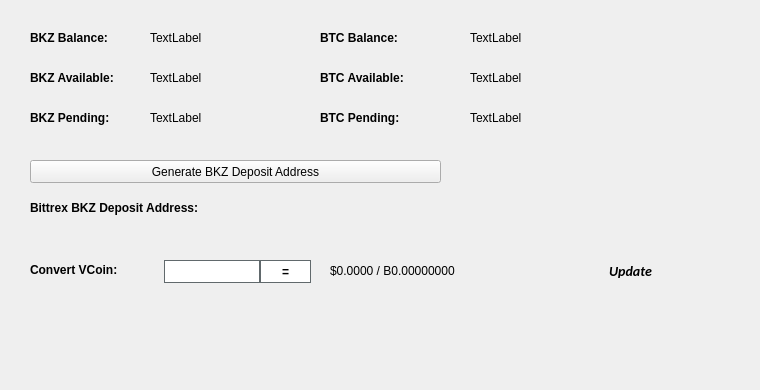
   <widget class="QWidget" name="BalanceTab">
    <attribute name="title">
     <string>Balance</string>
    </attribute>
    <widget class="QLabel" name="BitcoinBalanceLabel">
     <property name="geometry">
      <rect>
       <x>470</x>
       <y>30</y>
       <width>150</width>
       <height>16</height>
      </rect>
     </property>
     <property name="text">
      <string>TextLabel</string>
     </property>
    </widget>
    <widget class="QLabel" name="BKZBalanceLabel">
     <property name="geometry">
      <rect>
       <x>150</x>
       <y>30</y>
       <width>150</width>
       <height>16</height>
      </rect>
     </property>
     <property name="text">
      <string>TextLabel</string>
     </property>
    </widget>
    <widget class="QLabel" name="label_11">
     <property name="geometry">
      <rect>
       <x>30</x>
       <y>30</y>
       <width>101</width>
       <height>16</height>
      </rect>
     </property>
     <property name="font">
      <font>
       <weight>75</weight>
       <bold>true</bold>
      </font>
     </property>
     <property name="text">
      <string>BKZ Balance:</string>
     </property>
    </widget>
    <widget class="QLabel" name="label_12">
     <property name="geometry">
      <rect>
       <x>320</x>
       <y>30</y>
       <width>101</width>
       <height>16</height>
      </rect>
     </property>
     <property name="font">
      <font>
       <weight>75</weight>
       <bold>true</bold>
      </font>
     </property>
     <property name="text">
      <string>BTC Balance:</string>
     </property>
    </widget>
    <widget class="QLabel" name="BKZAvailableLabel_2">
     <property name="geometry">
      <rect>
       <x>150</x>
       <y>70</y>
       <width>150</width>
       <height>16</height>
      </rect>
     </property>
     <property name="text">
      <string>TextLabel</string>
     </property>
    </widget>
    <widget class="QLabel" name="label_13">
     <property name="geometry">
      <rect>
       <x>30</x>
       <y>70</y>
       <width>111</width>
       <height>16</height>
      </rect>
     </property>
     <property name="font">
      <font>
       <weight>75</weight>
       <bold>true</bold>
      </font>
     </property>
     <property name="text">
      <string>BKZ Available:</string>
     </property>
    </widget>
    <widget class="QLabel" name="label_14">
     <property name="geometry">
      <rect>
       <x>30</x>
       <y>110</y>
       <width>101</width>
       <height>16</height>
      </rect>
     </property>
     <property name="font">
      <font>
       <weight>75</weight>
       <bold>true</bold>
      </font>
     </property>
     <property name="text">
      <string>BKZ Pending:</string>
     </property>
    </widget>
    <widget class="QLabel" name="BKZPendingLabel">
     <property name="geometry">
      <rect>
       <x>150</x>
       <y>110</y>
       <width>150</width>
       <height>16</height>
      </rect>
     </property>
     <property name="text">
      <string>TextLabel</string>
     </property>
    </widget>
    <widget class="QLabel" name="label_15">
     <property name="geometry">
      <rect>
       <x>320</x>
       <y>70</y>
       <width>111</width>
       <height>16</height>
      </rect>
     </property>
     <property name="font">
      <font>
       <weight>75</weight>
       <bold>true</bold>
      </font>
     </property>
     <property name="text">
      <string>BTC Available:</string>
     </property>
    </widget>
    <widget class="QLabel" name="BitcoinAvailableLabel">
     <property name="geometry">
      <rect>
       <x>470</x>
       <y>70</y>
       <width>150</width>
       <height>16</height>
      </rect>
     </property>
     <property name="text">
      <string>TextLabel</string>
     </property>
    </widget>
    <widget class="QLabel" name="label_31">
     <property name="geometry">
      <rect>
       <x>320</x>
       <y>110</y>
       <width>111</width>
       <height>16</height>
      </rect>
     </property>
     <property name="font">
      <font>
       <weight>75</weight>
       <bold>true</bold>
      </font>
     </property>
     <property name="text">
      <string>BTC Pending:</string>
     </property>
    </widget>
    <widget class="QLabel" name="BitcoinPendingLabel">
     <property name="geometry">
      <rect>
       <x>470</x>
       <y>110</y>
       <width>150</width>
       <height>16</height>
      </rect>
     </property>
     <property name="text">
      <string>TextLabel</string>
     </property>
    </widget>
    <widget class="QLabel" name="label_33">
     <property name="geometry">
      <rect>
       <x>30</x>
       <y>200</y>
       <width>221</width>
       <height>16</height>
      </rect>
     </property>
     <property name="font">
      <font>
       <weight>75</weight>
       <bold>true</bold>
      </font>
     </property>
     <property name="text">
      <string>Bittrex BKZ Deposit Address:</string>
     </property>
    </widget>
    <widget class="QPushButton" name="GenDepositBTN">
     <property name="geometry">
      <rect>
       <x>30</x>
       <y>160</y>
       <width>411</width>
       <height>23</height>
      </rect>
     </property>
     <property name="text">
      <string>Generate BKZ Deposit Address</string>
     </property>
     <property name="icon">
      <iconset resource="../bankitz.qrc">
       <normaloff>:/icons/bitcoin</normaloff>:/icons/bitcoin</iconset>
     </property>
    </widget>
    <widget class="QLabel" name="DepositAddressLabel">
     <property name="geometry">
      <rect>
       <x>200</x>
       <y>200</y>
       <width>261</width>
       <height>16</height>
      </rect>
     </property>
     <property name="palette">
      <palette>
       <active>
        <colorrole role="WindowText">
         <brush brushstyle="SolidPattern">
          <color alpha="255">
           <red>0</red>
           <green>0</green>
           <blue>0</blue>
          </color>
         </brush>
        </colorrole>
        <colorrole role="Text">
         <brush brushstyle="SolidPattern">
          <color alpha="255">
           <red>0</red>
           <green>0</green>
           <blue>255</blue>
          </color>
         </brush>
        </colorrole>
       </active>
       <inactive>
        <colorrole role="WindowText">
         <brush brushstyle="SolidPattern">
          <color alpha="255">
           <red>0</red>
           <green>0</green>
           <blue>0</blue>
          </color>
         </brush>
        </colorrole>
        <colorrole role="Text">
         <brush brushstyle="SolidPattern">
          <color alpha="255">
           <red>0</red>
           <green>0</green>
           <blue>255</blue>
          </color>
         </brush>
        </colorrole>
       </inactive>
       <disabled>
        <colorrole role="WindowText">
         <brush brushstyle="SolidPattern">
          <color alpha="255">
           <red>120</red>
           <green>120</green>
           <blue>120</blue>
          </color>
         </brush>
        </colorrole>
        <colorrole role="Text">
         <brush brushstyle="SolidPattern">
          <color alpha="255">
           <red>120</red>
           <green>120</green>
           <blue>120</blue>
          </color>
         </brush>
        </colorrole>
       </disabled>
      </palette>
     </property>
     <property name="font">
      <font>
       <weight>75</weight>
       <bold>true</bold>
      </font>
     </property>
     <property name="text">
      <string/>
     </property>
     <property name="alignment">
      <set>Qt::AlignRight|Qt::AlignTrailing|Qt::AlignVCenter</set>
     </property>
     <property name="textInteractionFlags">
      <set>Qt::LinksAccessibleByMouse|Qt::TextSelectableByKeyboard|Qt::TextSelectableByMouse</set>
     </property>
    </widget>
    <widget class="QLabel" name="label_8">
     <property name="geometry">
      <rect>
       <x>460</x>
       <y>300</y>
       <width>281</width>
       <height>81</height>
      </rect>
     </property>
     <property name="text">
      <string/>
     </property>
     <property name="pixmap">
      <pixmap>:/images/bittrex</pixmap>
     </property>
    </widget>
    <widget class="QWidget" name="widgetConversion" native="true">
     <property name="geometry">
      <rect>
       <x>0</x>
       <y>250</y>
       <width>751</width>
       <height>43</height>
      </rect>
     </property>
     <property name="minimumSize">
      <size>
       <width>0</width>
       <height>43</height>
      </size>
     </property>
     <property name="styleSheet">
      <string notr="true"/>
     </property>
     <widget class="QPushButton" name="btnUpdateMarketData">
      <property name="geometry">
       <rect>
        <x>575</x>
        <y>0</y>
        <width>111</width>
        <height>41</height>
       </rect>
      </property>
      <property name="sizePolicy">
       <sizepolicy hsizetype="Expanding" vsizetype="Expanding">
        <horstretch>0</horstretch>
        <verstretch>0</verstretch>
       </sizepolicy>
      </property>
      <property name="font">
       <font>
        <family>calibri</family>
        <pointsize>-1</pointsize>
        <weight>75</weight>
        <italic>true</italic>
        <bold>true</bold>
       </font>
      </property>
      <property name="styleSheet">
       <string notr="true">margin:0px;text-align:center;padding:2px;border-radius:3px;font-style:italic;width:100px;font-size:14px;font-family:calibri;font-weight:600;</string>
      </property>
      <property name="text">
       <string>Update</string>
      </property>
      <property name="iconSize">
       <size>
        <width>150</width>
        <height>35</height>
       </size>
      </property>
      <property name="autoDefault">
       <bool>true</bool>
      </property>
      <property name="default">
       <bool>true</bool>
      </property>
     </widget>
     <widget class="QLabel" name="lblConvertVCoin">
      <property name="geometry">
       <rect>
        <x>30</x>
        <y>10</y>
        <width>131</width>
        <height>20</height>
       </rect>
      </property>
      <property name="styleSheet">
       <string notr="true"/>
      </property>
      <property name="text">
       <string>&lt;html&gt;&lt;head/&gt;&lt;body&gt;&lt;p&gt;&lt;span style=&quot; font-weight:600;&quot;&gt;Convert VCoin:&lt;/span&gt;&lt;/p&gt;&lt;/body&gt;&lt;/html&gt;</string>
      </property>
     </widget>
     <widget class="QLineEdit" name="txtConvertVCoinQty">
      <property name="geometry">
       <rect>
        <x>160</x>
        <y>10</y>
        <width>100</width>
        <height>23</height>
       </rect>
      </property>
      <property name="minimumSize">
       <size>
        <width>100</width>
        <height>23</height>
       </size>
      </property>
      <property name="maximumSize">
       <size>
        <width>100</width>
        <height>16777215</height>
       </size>
      </property>
      <property name="styleSheet">
       <string notr="true">border: 1px solid #61696c;margin-left:4px;</string>
      </property>
     </widget>
     <widget class="QPushButton" name="btnConvertBKZ">
      <property name="geometry">
       <rect>
        <x>260</x>
        <y>10</y>
        <width>51</width>
        <height>23</height>
       </rect>
      </property>
      <property name="minimumSize">
       <size>
        <width>0</width>
        <height>23</height>
       </size>
      </property>
      <property name="styleSheet">
       <string notr="true">border:1px solid #61696c;background:white;font-weight:600;</string>
      </property>
      <property name="text">
       <string>=</string>
      </property>
     </widget>
     <widget class="QLabel" name="lblConvertVCoinResults">
      <property name="geometry">
       <rect>
        <x>330</x>
        <y>0</y>
        <width>201</width>
        <height>41</height>
       </rect>
      </property>
      <property name="styleSheet">
       <string notr="true"/>
      </property>
      <property name="text">
       <string>$0.0000 / B0.00000000</string>
      </property>
     </widget>
     <widget class="QLabel" name="iconOverviewUpdateWait">
      <property name="geometry">
       <rect>
        <x>670</x>
        <y>10</y>
        <width>24</width>
        <height>24</height>
       </rect>
      </property>
      <property name="text">
       <string/>
      </property>
      <property name="pixmap">
       <pixmap resource="../bankitz.qrc">:/icons/transaction_1</pixmap>
      </property>
      <property name="scaledContents">
       <bool>true</bool>
      </property>
      <property name="alignment">
       <set>Qt::AlignCenter</set>
      </property>
     </widget>
    </widget>
   </widget>
